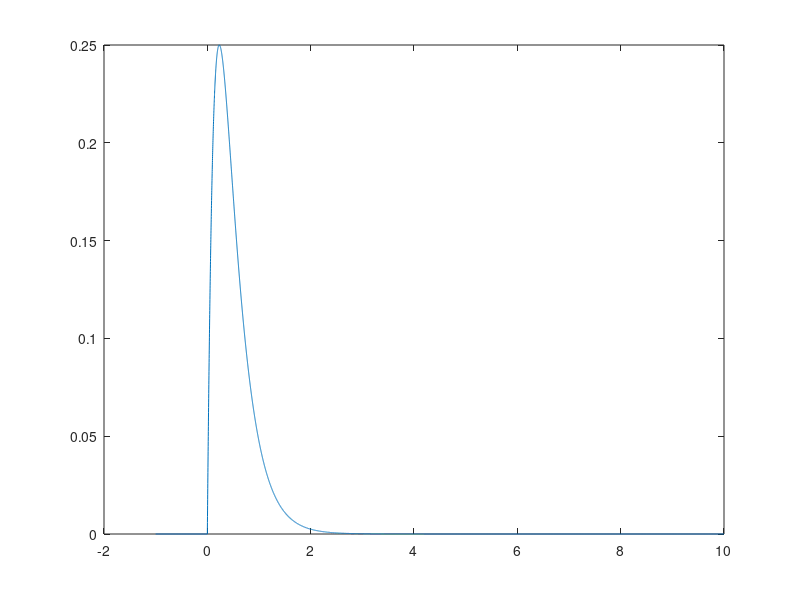

Here is the MATLAB script that generated this plot:
t = -1:0.001:10;
x=zeros(1,length(t));
for i=1:length(t)
    t0=t(i);
    if t0>=0
        x(1,i)=exp(-3*t0)-exp(-6*t0);
    elseif t0<0
        x(1,i)=0;
    end;
end;
plot(t,x);